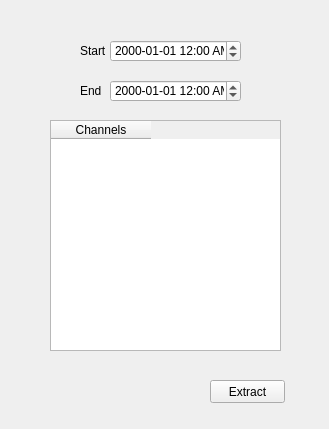
<?xml version="1.0" encoding="UTF-8"?>
<ui version="4.0">
 <class>client_widget</class>
 <widget class="QWidget" name="client_widget">
  <property name="geometry">
   <rect>
    <x>0</x>
    <y>0</y>
    <width>329</width>
    <height>429</height>
   </rect>
  </property>
  <property name="windowTitle">
   <string>Telegram</string>
  </property>
  <widget class="QLabel" name="label">
   <property name="geometry">
    <rect>
     <x>80</x>
     <y>40</y>
     <width>31</width>
     <height>21</height>
    </rect>
   </property>
   <property name="text">
    <string>Start</string>
   </property>
  </widget>
  <widget class="QDateTimeEdit" name="start_time_widget">
   <property name="geometry">
    <rect>
     <x>110</x>
     <y>40</y>
     <width>131</width>
     <height>22</height>
    </rect>
   </property>
   <property name="displayFormat">
    <string>yyyy-MM-dd hh:mm AP</string>
   </property>
  </widget>
  <widget class="QLabel" name="label_2">
   <property name="geometry">
    <rect>
     <x>80</x>
     <y>80</y>
     <width>21</width>
     <height>21</height>
    </rect>
   </property>
   <property name="text">
    <string>End</string>
   </property>
  </widget>
  <widget class="QDateTimeEdit" name="end_time_widget">
   <property name="geometry">
    <rect>
     <x>110</x>
     <y>80</y>
     <width>131</width>
     <height>22</height>
    </rect>
   </property>
   <property name="maximumTime">
    <time>
     <hour>23</hour>
     <minute>59</minute>
     <second>59</second>
    </time>
   </property>
   <property name="displayFormat">
    <string>yyyy-MM-dd hh:mm AP</string>
   </property>
  </widget>
  <widget class="QTableWidget" name="chat_tbl">
   <property name="geometry">
    <rect>
     <x>50</x>
     <y>120</y>
     <width>231</width>
     <height>231</height>
    </rect>
   </property>
   <property name="columnCount">
    <number>1</number>
   </property>
   <column>
    <property name="text">
     <string>Channels</string>
    </property>
   </column>
  </widget>
  <widget class="QPushButton" name="extract_btn">
   <property name="geometry">
    <rect>
     <x>210</x>
     <y>380</y>
     <width>75</width>
     <height>23</height>
    </rect>
   </property>
   <property name="text">
    <string>Extract</string>
   </property>
  </widget>
 </widget>
 <resources/>
 <connections/>
</ui>
